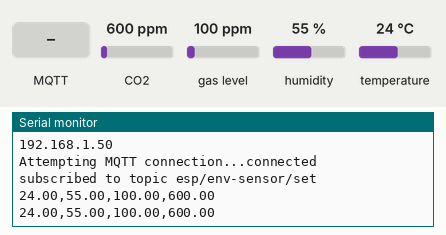
Recording of a sketch running on a simulated ESP8266 (NodeMCU). Shown: the last lines printed to the serial monitor. Inputs (shaded band) come from the test bench; at power-on: CO2 600 ppm, humidity 55 %, gas level 100 ppm, temperature 24 °C. WiFi joins after 1.5 s; servers stay silent unless stated; no MQTT or app messages arrive unless stated; not simulated (calls return 0 or success): Secrets.h.

Above: at 3.4 s.
3.5 s: MQTT message "1" arrives on the first subscribed topic
5.8 s: MQTT message "on" arrives on the first subscribed topic
7.8 s: MQTT message "off" arrives on the first subscribed topic
9.8 s: CO2 set to 452 ppm
At 11.1 s:
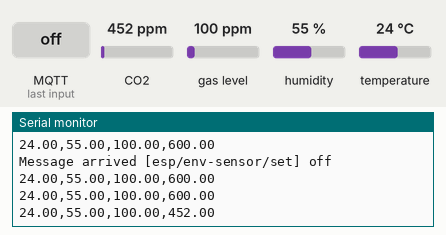
11.3 s: humidity set to 22 %
At 12.0 s:
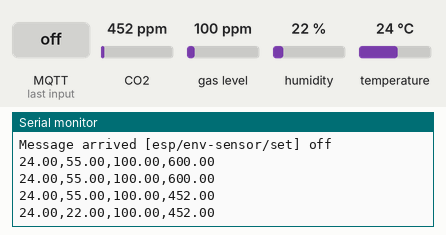
12.8 s: gas level set to 20 ppm
At 13.9 s:
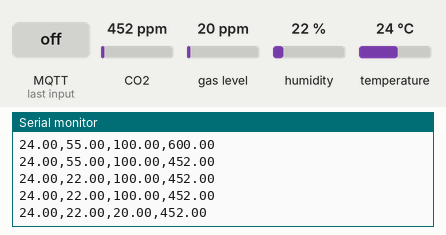

The sketch:

EnvSensor.ino
```cpp
 #include <ESP8266WiFi.h>        // Include the Wi-Fi library
#include <PubSubClient.h>

#include <Wire.h>
#include <SPI.h>
#include "Adafruit_SGP30.h"
#include <Adafruit_Sensor.h>
#include <DHT.h>
#include <DHT_U.h>

#include <ArduinoJson.h>


#define DHTTYPE    DHT11     // DHT 11
#define IOT_NAME				"ENV-SENSOR"
#define PUBTOPIC				"esp/env-sensor/set"
#define OUTTOPIC				"esp/env-sensor"
#define mqtt_server			"192.168.1.247"
#define DHTPIN		D4
Adafruit_SGP30 sgp;
WiFiClient espClient;
PubSubClient client(espClient);
DHT_Unified dht(DHTPIN, DHTTYPE);


#define	PUBLISH_MILLIS	60000
#define	BASELINE_MILLIS	30000
unsigned long lastMsg = 0;
unsigned long lastBaseline = 0;
char msg[50];
int value = 0;

#include "Secrets.h"

char ssid1[] = SECRET_SSID1;
char pass1[] = SECRET_PASS1;
char ssid2[] = SECRET_SSID2;
char pass2[] = SECRET_PASS2;

uint32_t getAbsoluteHumidity(float temperature, float humidity) {
    // approximation formula from Sensirion SGP30 Driver Integration chapter 3.15
    const float absoluteHumidity = 216.7f * ((humidity / 100.0f) * 6.112f * exp((17.62f * temperature) / (243.12f + temperature)) / (273.15f + temperature)); // [g/m^3]
    const uint32_t absoluteHumidityScaled = static_cast<uint32_t>(1000.0f * absoluteHumidity); // [mg/m^3]
    return absoluteHumidityScaled;
}

double lastTemp = 0;
double lastHum = 0;
double lastECO2 = 0;
double lastTVOC = 0;


boolean initWifi(int wifiNum) {

	int attempts = 0;

	WiFi.mode(WIFI_OFF);
	delay(100);
	WiFi.mode(WIFI_STA);
	// We start by connecting to a WiFi network
	Serial.println();
	Serial.print("Connecting to ");

	if (wifiNum == 1) {
		Serial.println(ssid1);
	} else {
		Serial.println(ssid2);
	}

	WiFi.mode(WIFI_STA);
	if (wifiNum == 1) {
		WiFi.begin(ssid1, pass1);
	} else {
		WiFi.begin(ssid2, pass2);
	}

	while (WiFi.status() != WL_CONNECTED && attempts < 20) {
		delay(500);
		Serial.print(".");
		attempts = attempts + 1;
	}

	if (WiFi.status() != WL_CONNECTED) {
		Serial.println("");
		Serial.println("WiFi failed");
		return false;
	}

	randomSeed(micros());

	Serial.println("");
	Serial.print("WiFi connected to ");
	if (wifiNum == 1) {
		Serial.println(ssid1);
	} else {
		Serial.println(ssid2);
	}
	Serial.println("IP address: ");
	Serial.println(WiFi.localIP());
	delay(100);
	return true;
}


void callback(char* topic, byte* payload, unsigned int length) {

	char payloadString[length+1];
  for (int i = 0; i < length; i++) {
    payloadString[i] = (char)payload[i];
  }
  payloadString[length] = '\0';

  Serial.print("Message arrived [");
  Serial.print(topic);
  Serial.print("] ");
  Serial.println(payloadString);

  if (strcmp((char *)topic, PUBTOPIC) == 0) {

  }

}
void reconnect() {
  // Loop until we're reconnected
  while (!client.connected()) {
    Serial.print("Attempting MQTT connection...");

    // Create a random client ID
    String clientId = IOT_NAME;

    // Attempt to connect
    if (client.connect(clientId.c_str(),"Brian","Qu3rcu54!HASS")) {
      Serial.println("connected");
      // ... and resubscribe
      client.subscribe(PUBTOPIC);
      Serial.print("subscribed to topic ");
      Serial.println(PUBTOPIC);

      client.publish(OUTTOPIC, "DISARMED");
    } else {
      Serial.print("failed, rc=");
      Serial.print(client.state());
      Serial.println(" try again in 5 seconds");
      // Wait 5 seconds before retrying
      delay(5000);
    }
  }
}


void setup() {
 	// put your setup code here, to run once:
	Serial.begin(115200);


	Serial.println("Environment Monitor v0.2");
	Serial.println('\n');
	Serial.println('\n');
	Serial.println('\n');

	Serial.println (F("Initialising SGP30 Gas Sensor..."));
	if (! sgp.begin()){
		Serial.println("Sensor not found :(");
		while (1);
	}

	Serial.print("      Found SGP30 serial #");
	Serial.print(sgp.serialnumber[0], HEX);
	Serial.print(sgp.serialnumber[1], HEX);
	Serial.println(sgp.serialnumber[2], HEX);

	delay(500);
	Serial.println(F("Initialising DHT11 Unified Sensor..."));
	dht.begin();

	// Print temperature sensor details.
	sensor_t sensor;
	dht.temperature().getSensor(&sensor);
	Serial.println(F("------------------------------------"));
	Serial.println(F("Temperature Sensor"));
	Serial.print  (F("      Sensor Type: ")); Serial.println(sensor.name);
	Serial.print  (F("      Driver Ver:  ")); Serial.println(sensor.version);
	Serial.print  (F("      Unique ID:   ")); Serial.println(sensor.sensor_id);
	Serial.print  (F("      Max Value:   ")); Serial.print(sensor.max_value); Serial.println(F("°C"));
	Serial.print  (F("      Min Value:   ")); Serial.print(sensor.min_value); Serial.println(F("°C"));
	Serial.print  (F("      Resolution:  ")); Serial.print(sensor.resolution); Serial.println(F("°C"));
	Serial.println(F("------------------------------------"));

	// Print humidity sensor details.
	dht.humidity().getSensor(&sensor);
	Serial.println(F("Humidity Sensor"));
	Serial.print  (F("      Sensor Type: ")); Serial.println(sensor.name);
	Serial.print  (F("      Driver Ver:  ")); Serial.println(sensor.version);
	Serial.print  (F("      Unique ID:   ")); Serial.println(sensor.sensor_id);
	Serial.print  (F("      Max Value:   ")); Serial.print(sensor.max_value); Serial.println(F("%"));
	Serial.print  (F("      Min Value:   ")); Serial.print(sensor.min_value); Serial.println(F("%"));
	Serial.print  (F("      Resolution:  ")); Serial.print(sensor.resolution); Serial.println(F("%"));
	Serial.println(F("------------------------------------"));


	int wifiNum = 2;
	bool wifiConnected = false;

	while (wifiConnected == false) {
		wifiNum = 3 - wifiNum;
		wifiConnected = initWifi(wifiNum);
	}

	client.setServer(mqtt_server, 1883);
	client.setCallback(callback);
}

int counter = 0;
unsigned long lastMillis = 0;
unsigned long lastLongMillis = 0;
long interval = 30000;
long longinterval = 60000;
boolean shuttingDown = false;

void loop() {

  if (!client.connected()) {
    reconnect();
  }
  client.loop();

	if (!sgp.IAQmeasure()) {
		Serial.println("Measurement failed");
		return;
	}

	if (!sgp.IAQmeasureRaw()) {
		Serial.println("Raw Measurement failed");
		return;
	}

	unsigned long now = millis();
	if (now - lastBaseline > BASELINE_MILLIS) {
		lastBaseline = now;
		// we're only going to do this every 30 seconds
		counter = 0;

		uint16_t TVOC_base, eCO2_base;
		if (! sgp.getIAQBaseline(&eCO2_base, &TVOC_base)) {
			Serial.println("Failed to get baseline readings");
			return;
		}
	}

	sensors_event_t t_event;
	dht.temperature().getEvent(&t_event);
	if (isnan(t_event.temperature)) {
		Serial.println(F("Error reading temperature!"));
 	}

	sensors_event_t h_event;
	dht.humidity().getEvent(&h_event);
	if (isnan(h_event.relative_humidity)) {
		Serial.println(F("Error reading humidity!"));
	}

	lastTemp = t_event.temperature;
	lastHum = h_event.relative_humidity;
	lastECO2 = sgp.eCO2;
	lastTVOC = sgp.TVOC;

	Serial.print(lastTemp);
	Serial.print(",");
	Serial.print(lastHum);
	Serial.print(",");
	Serial.print(lastTVOC);
	Serial.print(",");
	Serial.println(lastECO2);

	if (now - lastMsg > PUBLISH_MILLIS) {

		Serial.println("Publishing");
		lastMsg = now;

		char tempString[8];
		dtostrf(lastTemp, 1, 2, tempString);
		Serial.print("Temperature: ");
		Serial.println(tempString);
		client.publish("esp32/env-sensor/temperature", tempString, true);

		char humString[8];
		dtostrf(lastHum, 1, 2, humString);
		Serial.print("Humidity: ");
		Serial.println(humString);
		client.publish("esp32/env-sensor/humidity", humString, true);

		char eco2String[8];
		dtostrf(lastECO2, 1, 2, eco2String);
		Serial.print("eCO2: ");
		Serial.println(eco2String);
		client.publish("esp32/env-sensor/eco2", eco2String, true);

		char tvocString[8];
		dtostrf(lastTVOC, 1, 2, tvocString);
		Serial.print("TVOC: ");
		Serial.println(tvocString);
		client.publish("esp32/env-sensor/tvoc", tvocString, true);

	}

	delay(1000);
}
```

Measured:
- after the input at 9.8 s, the serial monitor: prints a new line after 0.55 s (image 1)
- after the input at 11.3 s, the serial monitor: prints a new line after 0.05 s (image 2)
- after the input at 12.8 s, the serial monitor: prints a new line after 0.56 s (image 3)
